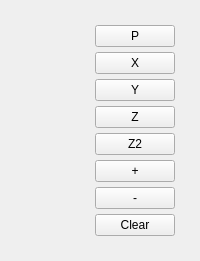
            <widget class="QWidget" name="mainPage_1">
             <layout class="QVBoxLayout" name="verticalLayout_5">
              <item>
               <widget class="QWidget" name="gridWidget" native="true">
                <layout class="QGridLayout" name="gridLayout_6">
                 <property name="leftMargin">
                  <number>9</number>
                 </property>
                 <property name="topMargin">
                  <number>9</number>
                 </property>
                 <property name="rightMargin">
                  <number>9</number>
                 </property>
                 <property name="bottomMargin">
                  <number>9</number>
                 </property>
                 <item row="0" column="1">
                  <widget class="QWidget" name="gridWidget" native="true">
                   <layout class="QGridLayout" name="gridLayout_7">
                    <property name="leftMargin">
                     <number>5</number>
                    </property>
                    <property name="topMargin">
                     <number>5</number>
                    </property>
                    <property name="rightMargin">
                     <number>5</number>
                    </property>
                    <property name="bottomMargin">
                     <number>5</number>
                    </property>
                    <property name="spacing">
                     <number>5</number>
                    </property>
                    <item row="3" column="7">
                     <widget class="QPushButton" name="viewZ">
                      <property name="text">
                       <string>Z</string>
                      </property>
                     </widget>
                    </item>
                    <item row="4" column="7">
                     <widget class="QPushButton" name="viewZ2">
                      <property name="text">
                       <string>Z2</string>
                      </property>
                     </widget>
                    </item>
                    <item row="7" column="7">
                     <widget class="QPushButton" name="viewClear">
                      <property name="text">
                       <string>Clear</string>
                      </property>
                     </widget>
                    </item>
                    <item row="5" column="7">
                     <widget class="QPushButton" name="viewZoomIn">
                      <property name="text">
                       <string>+</string>
                      </property>
                     </widget>
                    </item>
                    <item row="0" column="7">
                     <widget class="QPushButton" name="viewP">
                      <property name="text">
                       <string>P</string>
                      </property>
                     </widget>
                    </item>
                    <item row="1" column="7">
                     <widget class="QPushButton" name="viewX">
                      <property name="text">
                       <string>X</string>
                      </property>
                     </widget>
                    </item>
                    <item row="2" column="7">
                     <widget class="QPushButton" name="viewY">
                      <property name="text">
                       <string>Y</string>
                      </property>
                     </widget>
                    </item>
                    <item row="6" column="7">
                     <widget class="QPushButton" name="viewZoomOut">
                      <property name="text">
                       <string>-</string>
                      </property>
                     </widget>
                    </item>
                   </layout>
                  </widget>
                 </item>
                 <item row="0" column="0">
                  <widget class="VTKBackPlot" name="vtkbackplot"/>
                 </item>
                </layout>
               </widget>
              </item>
             </layout>
            </widget>
